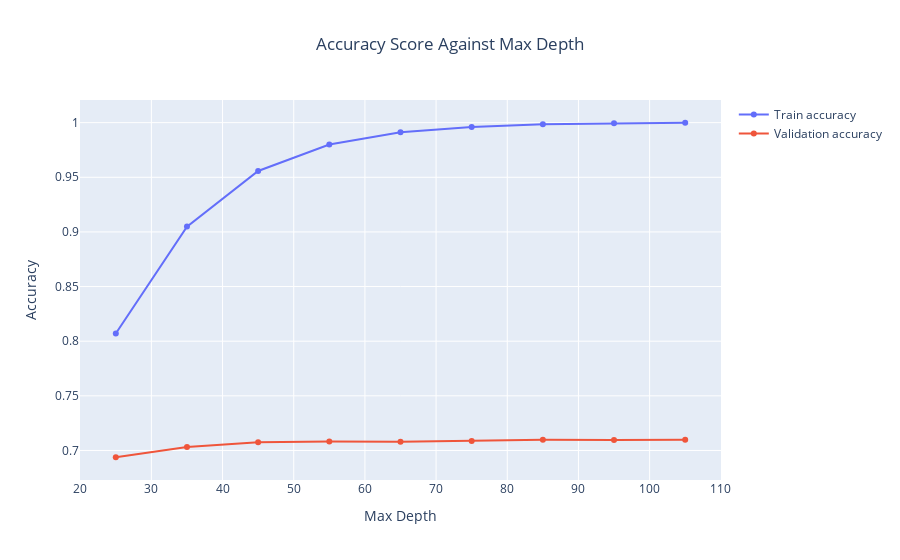

The cell this chart's notebook holds for it:
### Markdown cell above
Lets have a look as how accuracy changes with max depth in random forest models.

### Code cell
depths = np.arange(25, 106, 10)
train_acc_scores_RF = list()
val_acc_scores_RF = list()

# creating a for loop to append training and validation scores 
for i in depths:
    random_forest_model = RandomForestClassifier(max_depth=i)
    random_forest_model.fit(X_train, y_train)
    train_acc_scores_RF.append(random_forest_model.score(X_train, y_train))
    val_acc_scores_RF.append(random_forest_model.score(X_val, y_val))

# plotting the max_depth scores against train and validation accuracy scores 
fig1 = go.Figure()
train_scores_RF = go.Scatter(x=depths, y=train_acc_scores_RF, name='Train accuracy')
val_scores_RF = go.Scatter(x=depths, y=val_acc_scores_RF, name='Validation accuracy')
fig1.add_trace(train_scores_RF)
fig1.add_trace(val_scores_RF)
fig1.update_layout(title_text='Accuracy Score Against Max Depth', title_x=0.5, xaxis_title='Max Depth', yaxis_title='Accuracy')
fig1.show()

### Figure 1 — Plotly figure (JSON) as saved in the notebook; plotly's stock layout.template omitted (floating-point values rounded to 4 significant figures)
{"data": [{"name": "Train accuracy", "type": "scatter", "x": [25, 35, 45, 55, 65, 75, 85, 95, 105], "y": [0.807, 0.9049, 0.9558, 0.98, 0.9911, 0.9961, 0.9986, 0.9995, 0.9999]}, {"name": "Validation accuracy", "type": "scatter", "x": [25, 35, 45, 55, 65, 75, 85, 95, 105], "y": [0.6938, 0.7031, 0.7075, 0.7081, 0.7079, 0.7087, 0.7099, 0.7095, 0.7098]}], "layout": {"title": {"text": "Accuracy Score Against Max Depth", "x": 0.5}, "xaxis": {"title": {"text": "Max Depth"}}, "yaxis": {"title": {"text": "Accuracy"}}}}
